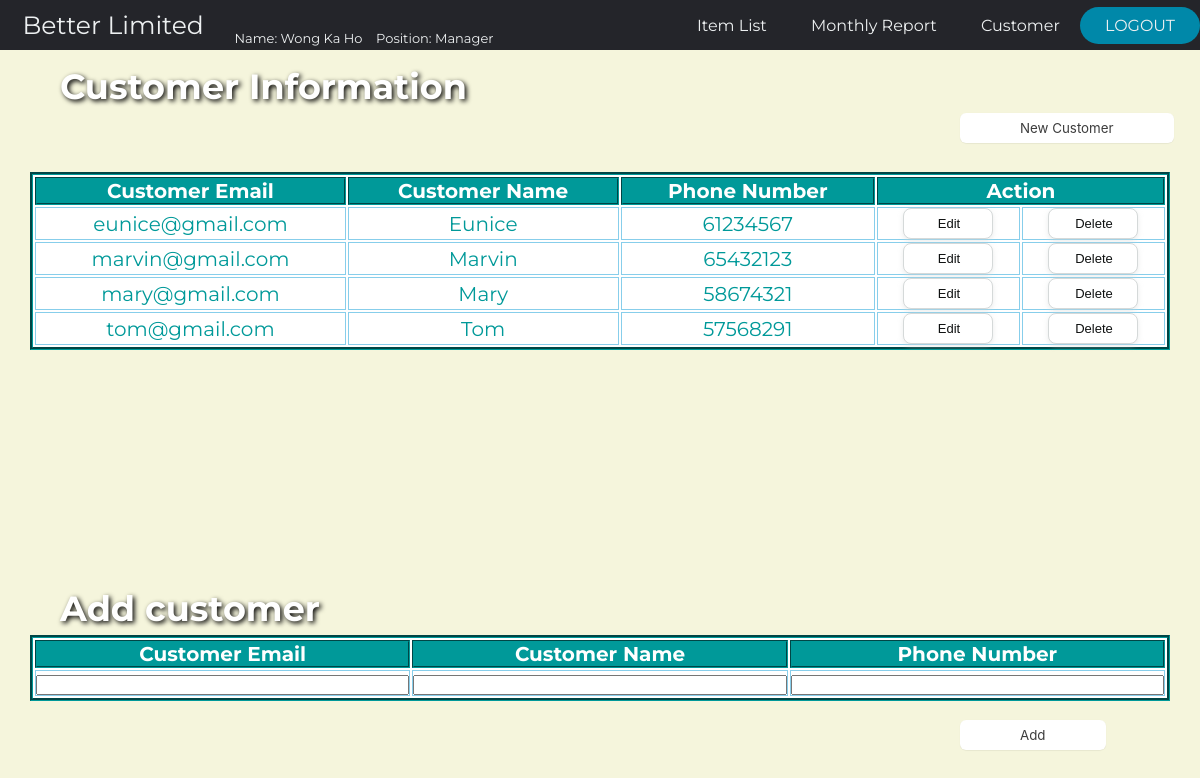
Screenshot of /project/customer.php (signed in) with the database file from the repository.
### tables this page shows
CREATE TABLE `customer` (
  `customerEmail` varchar(50) NOT NULL,
  `customerName` varchar(100) NOT NULL,
  `phoneNumber` varchar(255) DEFAULT NULL
);

### project/customer.php (the view, shortened to what this page needs)
<?php
$staffName = $_SESSION['staffName'];
$position = $_SESSION['position'];
if (!empty($_POST)) {
    extract($_POST);
    require_once('conn.php');
    switch ($_POST['submit']) {
        case "Edit":
            $sql = "UPDATE customer SET customerEmail = '$email', customerName = '$name', phoneNumber = '$phone' WHERE customerEmail = '$email';";
            $rs = mysqli_query($conn, $sql)
            or die(mysqli_error($conn));
            echo '<script>alert("Update successful, customer email: ' . $email . '");
            window.location.href="customer.php";</script>';
            break;
        case "Add":
            $sql = "INSERT INTO customer (customerEmail, customerName, phoneNumber) VALUES ('$email', '$name', '$phone')";
            $rs = mysqli_query($conn, $sql)
            or die(mysqli_error($conn));
            echo '<script>alert("Insert successful, new customer email: ' . $email . '");
            window.location.href="customer.php";</script>';
            break;
        case "Delete":
            $sql = "SELECT orderID FROM orders WHERE customerEmail = '$email';";
            $rs = mysqli_query($conn, $sql)
            or die(mysqli_error($conn));
            $cusOrders = array();
            while ($row = mysqli_fetch_assoc($rs)) {
                $cusOrders[] = $row['orderID'];
            }
            $cusOrders = array_unique($cusOrders);
            foreach ($cusOrders as $value) {
                $rs = mysqli_query($conn, "DELETE FROM  itemorders WHERE orderID = '$value';");
                $rs = mysqli_query($conn, "DELETE FROM  orders WHERE orderID = '$value';");
            }
            $sql = "DELETE FROM customer WHERE customerEmail = '$email';";
            $rs = mysqli_query($conn, $sql)
            or die(mysqli_error($conn));
            echo '<script>alert("Delete successful, customer email: ' . $email . ' and related data has been deleted!");
            window.location.href="customer.php";</script>';
            break;
        default:
            echo "Wrong action.";
    }
} else {
    ?>
    <!DOCTYPE html>
    <html lang="en">
    <head>
        <link rel="stylesheet" href="css/customer.css">
    </head>
    <body>
    <header>
        <label class="position">
            <a href="menu.php" class="band">Better Limited</a> &nbsp;&nbsp;
            <p> Name: <?php echo $staffName ?> &nbsp;&nbsp;
                Position: <?php echo $position ?></p>
        </label>
        <nav>
            <ul class="nav_links">
                <li><a href="item.php" class="menubtn">Item List</a></li>
                <li><a href="report.php" class="menubtn">Monthly Report</a></li>
                <li><a href="customer.php" class="menubtn">Customer</a></li>
            </ul>
        </nav>
        <a href="index.php">
            <button class="log">LOGOUT</button>
        </a>
    </header>
    <h1 class="title">Customer Information</h1>
    <button class="button-11" onclick="location.href='customer.php'" type="button">New Customer</button>
    <br>
    <div class="scroll">
    <table >
        <tr>
            <th>Customer Email</th>
            <th>Customer Name</th>
            <th>Phone Number</th>
            <th colspan="2">Action</th>
        </tr>
        <?php
        require_once('conn.php');
        $sql = "SELECT * FROM Customer";
        $rs = mysqli_query($conn, $sql)
        or die(mysqli_error($conn));
        while ($rc = mysqli_fetch_assoc($rs)) {
            extract($rc);
            echo "
                    <tr>
                    <div>
                        <td>$customerEmail</td>
                        <td>$customerName</td>
                        <td>$phoneNumber</td>
                        <td><a href='customer.php?editCustomer=$customerEmail' class='btn'>Edit</td>
                        <td><a href='customer.php?deleteCustomer=$customerEmail' class='btn'>Delete</td>
                    </div>
                    </tr>";
        }
        ?>
    </table>
    </div>
    <?php
    if (!empty($_GET) && !empty($_GET['editCustomer'])) {
        require_once('conn.php');
        $sql = "SELECT * FROM customer WHERE customerEmail = '" . $_GET['editCustomer'] . "'";
        $rs = mysqli_query($conn, $sql)
        or die(mysqli_error($conn));
        $row = mysqli_fetch_array($rs);
        $email = $row['customerEmail'];
        $name = $row['customerName'];
        $phone = $row['phoneNumber'];
        ?>
        <h2 class="title">Edit customer</h2>
        <form action="customer.php" method="post">
            <div class="overflow">
            <table>
                <tr>
                    <th>Customer Email</th>
                    <th>Customer Name</th>
                    <th>Phone Number</th>
                </tr>
                <tr>
                    <td><input type="email" name="email" value="<?php echo $email; ?>" readonly></td>
                    <td><input type="text" name="name" value="<?php echo $name; ?>" required></td>
                    <td><input type="text" name="phone" onkeypress="return onlyNumberKey(event)" minlength="8" maxlength="8" value="<?php echo $phone; ?>"></td>
                </tr>
            </table>
            </div>
            <br>
            <input type="submit" class="button-11" name="submit" value="Edit">
        </form>
        <?php
    } else {
        ?>
        <h2 class="title">Add customer</h2>
        <form action="customer.php" method="post">
            <table>
                <tr>
                    <th>Customer Email</th>
                    <th>Customer Name</th>
                    <th>Phone Number</th>
                </tr>
                <tr>
                    <td><input type="email" name="email" required></td>
                    <td><input type="text" name="name" required></td>
                    <td><input type="text" name="phone" onkeypress="return onlyNumberKey(event)" minlength="8" maxlength="8"></td>
                </tr>
            </table>
            <br>
            <input type="submit" name="submit" class="button-11" value="Add">
        </form>
        <?php
    }
    ?>
    </body>
    </html>
    <?php
}
?>

### project/css/customer.css (style rules this page uses)
* { box-sizing: border-box; margin: 0; padding: 0; font-family: 'Montserrat', sans-serif; }
body { background-color: beige; }
li, .menubtn, .log, .band,p { font-family: 'Montserrat', sans-serif; font-size: 16px; color: #edf0f1; text-decoration: none; white-space: nowrap; }
header { display: flex; justify-content: flex-end; align-items: center; background-color: #24252A; }
p { margin-top: 30px; font-size: 13px; }
.band { font-size: 25px; padding: 10px 5%; }
.position { margin-right: auto; display: flex; }
.nav_links { list-style: none; }
.nav_links li { display: inline-block; padding: 0 20px; }
.nav_links li a { transition: all 0.3s ease 0s; }
.log { padding: 9px 25px; background-color: rgba(0, 136, 169, 1); border: none; border-radius: 50px; cursor: pointer; transition: all 0.3s ease 0s; }
.title { margin-top: 10px; font-size: 35px; color: white; text-shadow: 2px 2px 5px black; padding: 5px 5%; }
.scroll { height:400px; overflow:auto; }
table { margin-left: auto; margin-right: auto; width: 95%; border: 3px groove #009999; color: #009999; font-size: 20px; text-align: center; background-color: white; }
th { background-color: #009999; color: white; white-space: nowrap; border: 2px groove #009999; }
td { border: 1px groove skyblue; }
a { color: #191919; }
a:link { text-decoration: none; }
input[type=text], input[type=email] { width: 100%; text-align: center ; }
.button-11 { margin-bottom: 10px; white-space: nowrap; margin-left: 80%; display: flex; flex-direction: column; align-items: center; padding: 7px 5%; font-family: -apple-system, BlinkMacSystemFont, 'Roboto', sans-serif; border-radius: 6px; color: #3D3D3D; background: #fff; border: none; box-shadow: 0px 0.5px 1px rgba(0, 0, 0, 0.1); user-select: none; -webkit-user-select: none; touch-action: manipulation; }
.btn { background-color: #fff; border: 1px solid #d5d9d9; border-radius: 8px; box-shadow: rgba(213, 217, 217, .5) 0 2px 5px 0; box-sizing: border-box; color: #0f1111; cursor: pointer; display: inline-block; font-family: "Amazon Ember", sans-serif; font-size: 13px; line-height: 29px; padding: 0 10px 0 11px; position: relative; text-align: center; text-decoration: none; user-select: none; -webkit-user-select: none; touch-action: manipulation; vertical-align: middle; width: 90px; }

### rows the page displays
customer: customerEmail "eunice@gmail.com", customerName "Eunice", phoneNumber "61234567"
customer: customerEmail "marvin@gmail.com", customerName "Marvin", phoneNumber "65432123"
customer: customerEmail "mary@gmail.com", customerName "Mary", phoneNumber "58674321"
customer: customerEmail "tom@gmail.com", customerName "Tom", phoneNumber "57568291"

### other values shown
$staffName "Wong Ka Ho"
$position "Manager"
